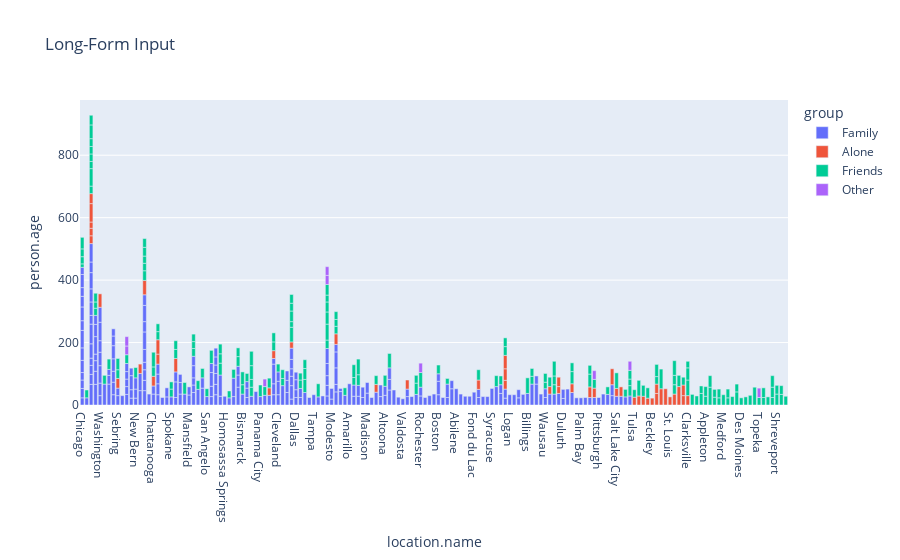

The notebook cell this image was saved under:
### Code cell
import plotly.express as px

long_df = px.data.medals_long()

fig = px.bar(phase1_df, x="location.name", y="person.age", color="group", title="Long-Form Input")
fig.show()

### Figure 1 — Plotly figure (JSON) as saved in the notebook; plotly's stock layout.template omitted (floating-point values rounded to 4 significant figures; data arrays with more than 128 entries replaced by an {"elided": "..."} marker saying what was removed)
{"data": [{"alignmentgroup": "True", "hovertemplate": "group=Family<br>location.name=%{x}<br>person.age=%{y}<extra></extra>", "legendgroup": "Family", "marker": {"color": "#636efa", "pattern": {"shape": ""}}, "name": "Family", "offsetgroup": "Family", "orientation": "v", "showlegend": true, "textposition": "auto", "type": "bar", "x": {"elided": "263 str values"}, "xaxis": "x", "y": {"elided": "263 mixed values"}, "yaxis": "y"}, {"alignmentgroup": "True", "hovertemplate": "group=Alone<br>location.name=%{x}<br>person.age=%{y}<extra></extra>", "legendgroup": "Alone", "marker": {"color": "#EF553B", "pattern": {"shape": ""}}, "name": "Alone", "offsetgroup": "Alone", "orientation": "v", "showlegend": true, "textposition": "auto", "type": "bar", "x": ["Orlando", "Tulsa", "New York City", "Visalia", "New York City", "Wilmington", "Albany", "Tuscaloosa", "Chattanooga", "Las Vegas", "Orlando", "Washington", "Great Falls", "Pueblo", "Denver", "Killeen", "Grand Island", "Beckley", "Salinas", "San Diego", "New York City", "Denver", "Wichita", "Kennewick", "Farmington", "Bakersfield", "St. Louis", "Sebring", "Lexington", "Lake Charles", "Salt Lake City", "Albuquerque", "Denver", "New York City", "Champaign", "New York City", "Columbia", "Bakersfield", "Savannah", "Lansing", "Boise", "Longview", "Savannah", "Anchorage", "Wichita", "Jonesboro", "Clarksville"], "xaxis": "x", "y": [32, 25, 25, 24, 24, 24, 25, 51, 31, 46, 46, 43, 29, 29, 28, 28, 22, 22, 30, 20, 20, 37, 37, 52, 52, 22, 26, 31, 35, 25, 25, 43, 43, 59, 59, 32, 30, 30, 30, 30, 30, 34, 34, 34, "30", 28, "30"], "yaxis": "y"}, {"alignmentgroup": "True", "hovertemplate": "group=Friends<br>location.name=%{x}<br>person.age=%{y}<extra></extra>", "legendgroup": "Friends", "marker": {"color": "#00cc96", "pattern": {"shape": ""}}, "name": "Friends", "offsetgroup": "Friends", "orientation": "v", "showlegend": true, "textposition": "auto", "type": "bar", "x": {"elided": "172 str values"}, "xaxis": "x", "y": {"elided": "172 mixed values"}, "yaxis": "y"}, {"alignmentgroup": "True", "hovertemplate": "group=Other<br>location.name=%{x}<br>person.age=%{y}<extra></extra>", "legendgroup": "Other", "marker": {"color": "#ab63fa", "pattern": {"shape": ""}}, "name": "Other", "offsetgroup": "Other", "orientation": "v", "showlegend": true, "textposition": "auto", "type": "bar", "x": ["Cumberland", "Austin", "Waco", "Austin", "Jacksonville", "Columbia", "Jacksonville", "Rochester", "Topeka"], "xaxis": "x", "y": [24, 29, 29, 28, 28, 28, 30, 30, 30], "yaxis": "y"}], "layout": {"barmode": "relative", "legend": {"title": {"text": "group"}, "tracegroupgap": 0}, "title": {"text": "Long-Form Input"}, "xaxis": {"anchor": "y", "domain": [0, 1], "title": {"text": "location.name"}}, "yaxis": {"anchor": "x", "domain": [0, 1], "title": {"text": "person.age"}}}}
